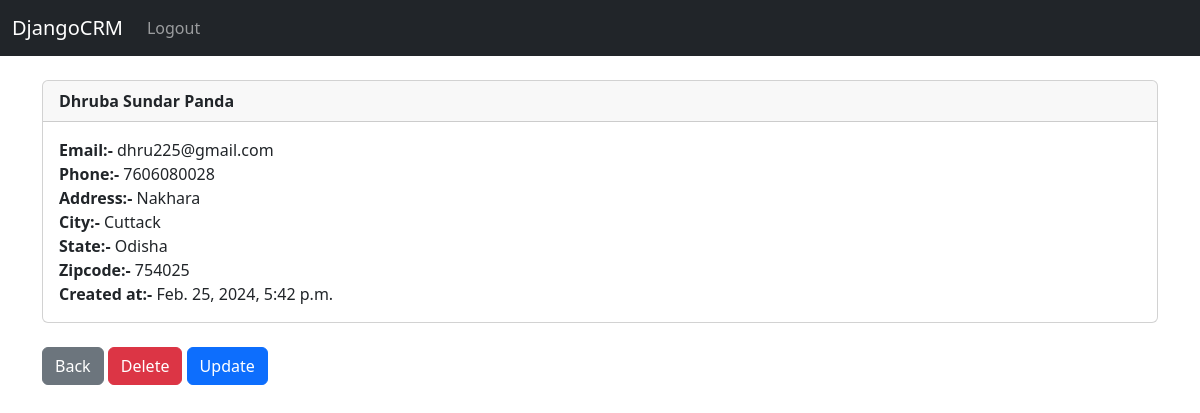
The page /record/8 (signed in) on the database its author committed.
### website/models.py (models this page shows, shortened)
class Record(models.Model):
  created_at = models.DateTimeField(auto_now_add=True)
  first_name = models.CharField(max_length=50)
  last_name = models.CharField(max_length=50)
  email = models.CharField(max_length=50)
  phone = models.CharField(max_length=50)
  address = models.CharField(max_length=50)
  city = models.CharField(max_length=50)
  state = models.CharField(max_length=50)
  zipcode = models.CharField(max_length=50)

### website/views.py (the view)
# urls.py: path('record/<int:pk>',customer_record,name='record'),
def customer_record(request, pk):
  if request.user.is_authenticated:
    customer_record = Record.objects.get(id=pk)
    return render(request, 'record.html', {'customer_record':customer_record})
  messages.success(request, "You Must be Logged in")
  return redirect('home')

### website/templates/record.html
{% extends 'base.html' %}
{% block content %}
<div class="card">
  <div class="card-header">
    <strong>
    {{customer_record.first_name}}
    {{customer_record.last_name}}
    </strong>
  </div>
  <div class="card-body">
    <p class="card-text">
     <strong>Email:- </strong>{{customer_record.email}} <br>
     <strong>Phone:- </strong>{{customer_record.phone}}<br>
     <strong>Address:- </strong>{{customer_record.address}}<br>
     <strong>City:- </strong>{{customer_record.city}}<br>
     <strong>State:- </strong>{{customer_record.state}}<br>
     <strong>Zipcode:- </strong>{{customer_record.zipcode}}<br>
     <strong>Created at:- </strong>{{customer_record.created_at}}<br>
    </p>
  </div>
</div>
<br>
<div>
  <a href="{% url 'home' %}" class="btn btn-secondary">Back</a>
  <a href="{% url 'delete_record' customer_record.id %}" class="btn btn-danger">Delete</a>
  <a href="{% url 'update_record' customer_record.id %}" class="btn btn-primary">Update</a>
</div>
{% endblock %}

### rows shown on the page
Record: first_name "Dhruba Sundar", last_name "Panda", email "dhru225@gmail.com", phone "7606080028", address "Nakhara", city "Cuttack", state "Odisha", zipcode "754025", created_at "Feb. 25, 2024, 5:42 p.m."
